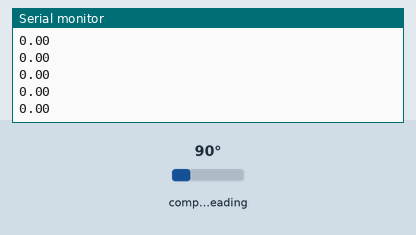
Bench run of a sketch on a simulated Raspberry Pi Pico. Parts: the last lines printed to the serial monitor. The test bench sets the inputs (shaded band); at power-on: compass heading 90°.

Above: at 1.2 s.
1.3 s: compass heading set to 7°
At 1.31 s:
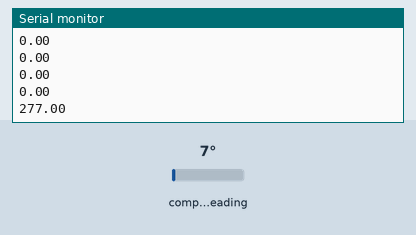
2.8 s: compass heading set to 180°
At 2.82 s:
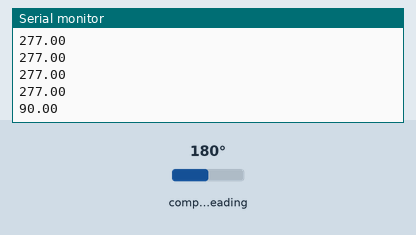
Timing chart, 0 to 5.8 s (numbered marks = the images above; inputs shaded):
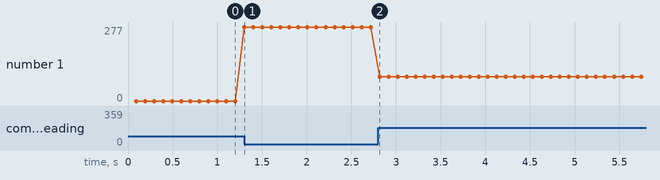

The sketch:

Magnetic_Sensor.ino
```cpp
#include "Odometry.h"
#include "Wire.h"

void test_magentic_sensor(){
    QMC5883LCompass compass;
    compass.init();
    auto magnetic_angle = Odometry_Angle(&compass);
    magnetic_angle.init_angle();
    while (1)
    {
        float val = magnetic_angle.cal_rotation();
        Serial.println(val);
        delay(100);
    }

}

void setup()
{
    Wire.setSDA(4);
    Wire.setSCL(5);
    Serial.begin(9600);
}

void loop()
{
    test_magentic_sensor();

}
```

Odometry.h
```cpp
#ifndef ODOMETRY_HEADER
#define ODOMETRY_HEADER

#include <QMC5883LCompass.h>


struct Odometry_Angle
{
    float set_angle=0.0f;
    QMC5883LCompass* m_compass;
    Odometry_Angle(QMC5883LCompass* compass)
    {
        m_compass = compass;

    }

    void init_angle()
    {
        m_compass->read();

        set_angle = m_compass->getAzimuth();
        for( int i = 0 ; i < 100 ; i++)
        {
          m_compass->read();
          set_angle = 0.9 * set_angle + 0.1*m_compass->getAzimuth();
        }

    }

    float cal_rotation( )
    {
        m_compass->read();
//        Serial.println(m_compass->getAzimuth());

        float rotation = m_compass->getAzimuth() - set_angle;

        if( rotation < 0)
        {
          return ( rotation + 360 );
        }
        else
        {
          return rotation;
        }
        //return ( m_compass->getAzimuth() - set_angle );
    }

    float target_difference( float target_angle ){

      return 0;
      // float current_angle = cal_rotation() ;

      // float difference = abs( target_angle - current_angle );

      // if( difference <= 180 ){
      //   if target_angle >= current_angle{
      //     return difference;
      //   }
      //   else{
      //     return -difference;
      //   }
      // }
      // else{
      //   if( target_angle > current_angle){
      //       return ( difference-360);
      //   }

      //   else{
      //       return ( -difference + 360 );
      //   }

      // }


    }


};


#endif
```

Measured:
- after the input at 1.3 s, the serial monitor: prints a new line at once (image 1)
- after the input at 2.8 s, the serial monitor: prints a new line at once (image 2)
- plotted number 1: 0 → 277 after the input at 1.3 s, 277 → 90 after the input at 2.8 s
